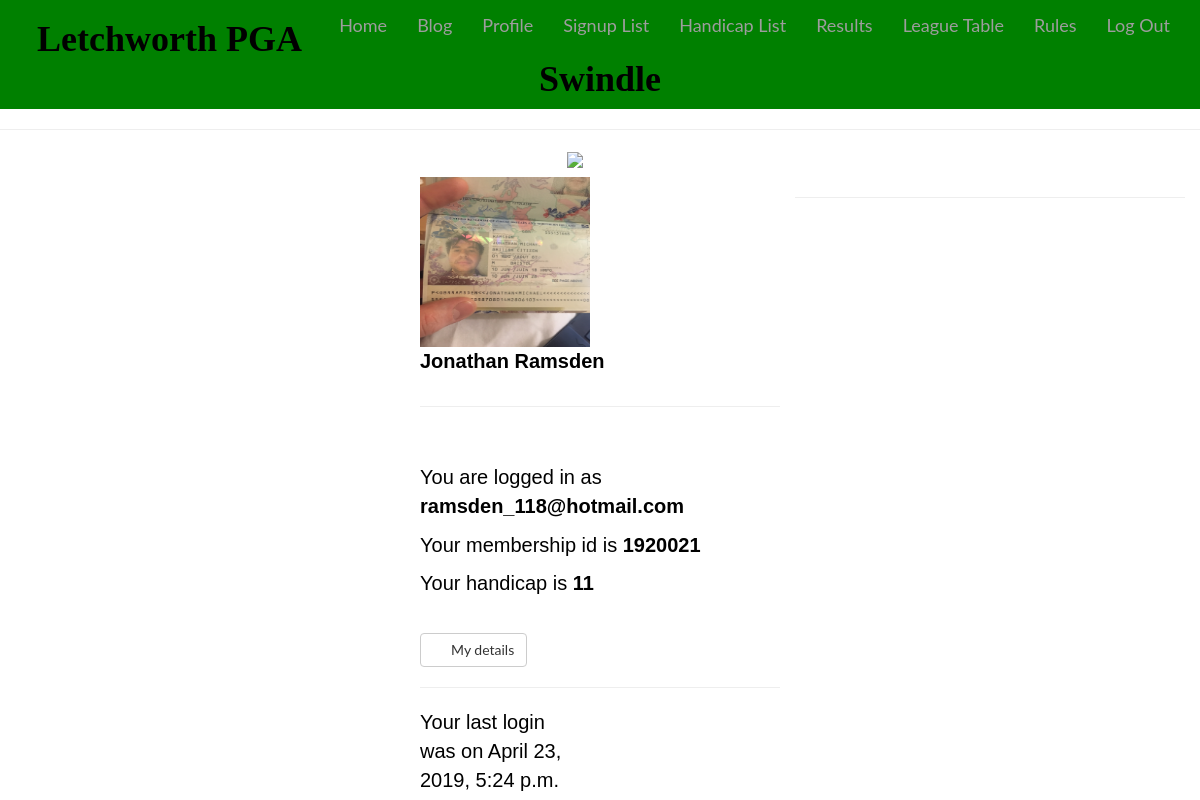
The page /profile/ (signed in) on the database as committed earlier.
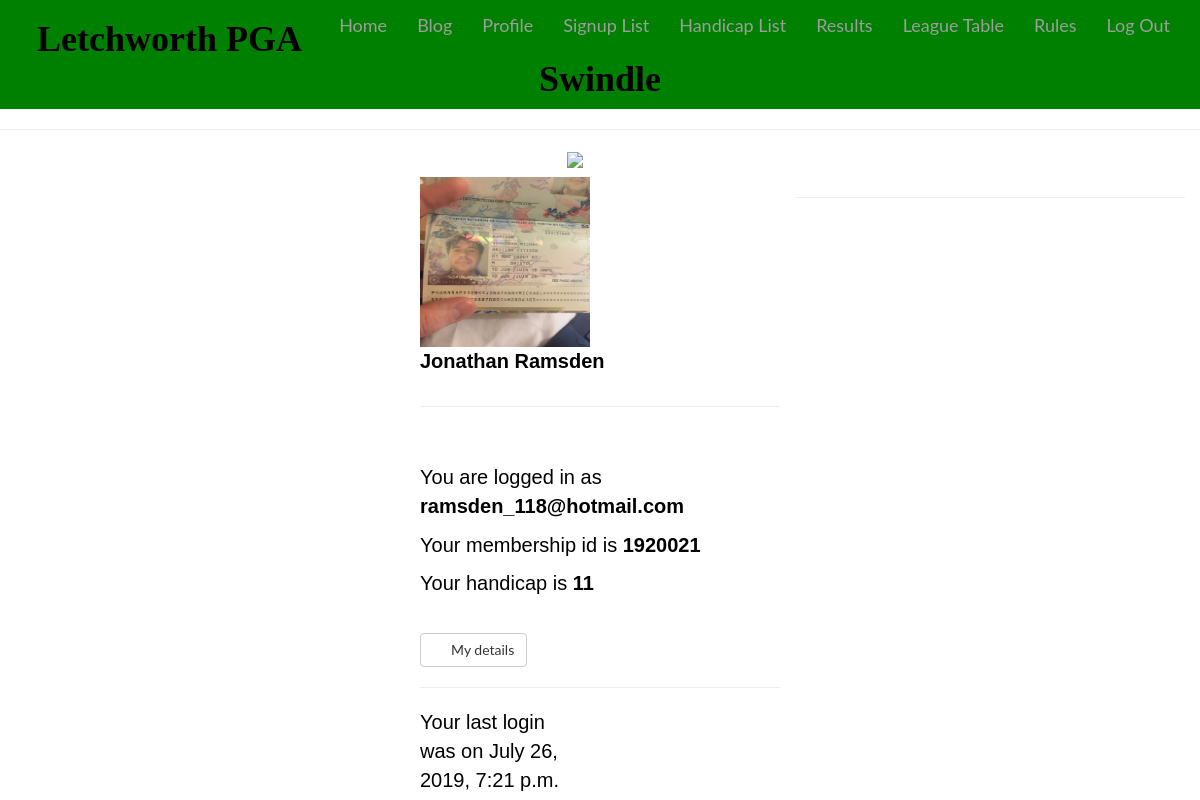
The same page on the database as committed later.
### accounts/models.py (models this page shows)
class User(AbstractUser):
    first_name = models.CharField(max_length=40, default='')
    last_name = models.CharField(max_length=40, default='')
    user_profile_picture = models.ImageField('user_profile_picture', upload_to='static/images/profiles/', null=True, blank=True)
    city = models.CharField(max_length=40, default='')
    handicap = models.CharField(max_length=2, default='')
    objects = AccountUserManager()
    playing = models.CharField(max_length=3, default='')
    membership_id = models.CharField(max_length=40, default='')
    date_joined = models.DateTimeField(default=timezone.now)

### accounts/views.py (the view)
# urls.py: url(r'^profile/$', accounts_views.profile, name='profile'),
@login_required(login_url='/login/')
def profile(request):
    return render(request, 'profile.html')

### templates/profile.html (shortened to what this page needs)
{% extends "base.html" %}
{% load bootstrap_tags %}
{% block content %}
    <link rel="stylesheet" href="https://cdnjs.cloudflare.com/ajax/libs/bootswatch/3.3.6/cerulean/bootstrap.min.css">
    <link rel="stylesheet" href="static/custom.css" />
    <div class="row intro">
    <div class="container">
<center>
<img src="https://sites.google.com/site/wanlakran/_/rsrc/1477892471986/home/summer_010.png" alt="profile" height="200" width="400">
        </div>
</div>
<div class="basic-box profile-background">
    <div class="row">
        <div class="col-sm-3 "></div>
        <div class="col-sm-1 "></div>
        <div id="profile-info" class="col-sm-4">
            <div class="row">
                <<div class="col-md-4">
                    {% if not user.user_profile_picture %}
                      <img src="http://placehold.it/100" style="width:50px; height: 50px; ;" class="img-circle">
                    {% else %}
                        <img src="/{{ user.user_profile_picture }}" height="170px" width="170px"></center>
                    {% endif %}
                </div>
                <div class="col-lg-9 full-name-profile">
                    <p><b>{{ user.first_name }} {{ user.last_name }}</b></p>
                </div>
            </div>
            <hr>
            <h3 class="firstColour"><span class="glyphicon glyphicon-list-alt" aria-hidden="true"></span>&nbsp;&nbsp;Account info</h3>
            <p>You are logged in as <b>{{ user.email }}</b> </p>
            <p>Your membership id is <b>{{ user.membership_id }}</b> </p>
            <p>Your handicap is <b>{{ user.handicap }}</b> </p>
             <br>
            <a href="{% url 'member_detail' user.id %}" class="btn btn-default btn-md standard-style-button"><span class="glyphicon glyphicon-chevron-right" aria-hidden="true"></span>&nbsp;&nbsp;My details</a>
            <hr>
    <div class="row">
        <div class="col-md-6">
    <p> Your last login was on {{ user.last_login }}</p></center>
            </div>
    </div>
{% endblock %}

### templates/base.html (shortened to what this page needs)
{% load staticfiles %}
<!DOCTYPE html>
<html lang="en">
<head>
    <link rel="stylesheet" href="https://cdnjs.cloudflare.com/ajax/libs/bootswatch/3.3.6/cerulean/bootstrap.min.css">
    <link rel="stylesheet" href="static/custom.css" />
    <body id="generic" class="">
</head>
<body>
 <nav class="nav navbar-inverse">
        <div class="collapse navbar-collapse" id="myCollapsingList">
        <ul class="nav navbar-nav navbar-right container-fluid">
          <li><a href="/">Home</a></li>
          {% if user.is_authenticated%}
             <li><a href="/blog/">Blog</a></li>
             <li><a href="/profile/">Profile</a> </li>
             <li><a href="/signup/">Signup List</a></li>
             <li><a href="/handicap/">Handicap List</a> </li>
             <Li><a href="/results/">Results</a></Li>
             <li><a href="/league/">League Table</a> </li>
             <li><a href="/rules/">Rules</a></li>
             <li><a href="/logout/">Log Out</a></li>
          {% else %}
             <li><a href="{% url 'register' %}">Register</a></li>
             <li><a href="{% url 'login' %}">Log In</a></li>
          {% endif %}
       </ul>
       <h1><span class="fui-settings-16 muted">Letchworth PGA Swindle</span></h1>
   </div>
 </nav>
   <hr>
   <div class="container">
       {% block content %}
       {% endblock %}
   </div>
   <hr>
</div>
</body>
</html>

### static/custom.css (style rules this page uses)
body { font-family: 'Lato', SansSerif; font-size: 18px; color: white; }
h1 { font-family: 'SansSerif'; font-size: 36px; color: black; text-align: center; font-weight: bold; }
p { font-family: sans-serif; font-size: 20px; color: black; }

### templates/base.html (style rules this page uses)
.navbar-inverse { background-color: green; }
#myCollapsingList { background-color: green; }

Rows that differ between the two databases and show on the page:
changed User "Jonathan": last_login "April 23, 2019, 5:24 p.m." → "July 26, 2019, 7:21 p.m."
